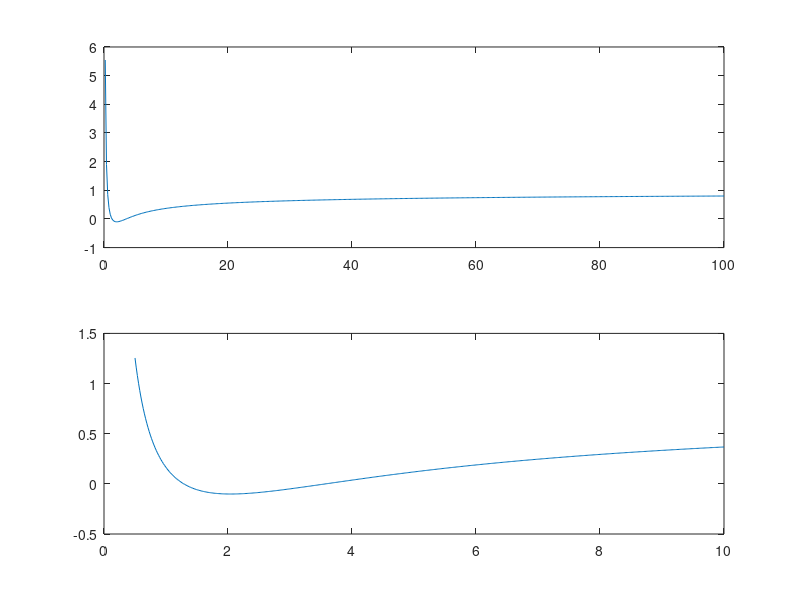

Recreate this plot in MATLAB. (Note: this script raises an error after producing the figure.)
%% main.m

%% Definitions
func = @(x) 2./(exp(x) - 1) - 2./sqrt(x) + 1;
dfunc = @(x) 1./x.^(3/2) - 2*exp(x)./(exp(x) - 1).^2;

%% Part (a)
a = func([0.5, 1.7, 2.1, 4.5])

%% Part (b)
b = dfunc([0.5, 1.7, 2.1, 4.5])

%% Part (c)
subplot(2, 1, 1)
xs = linspace(0, 100, 500);
plot(xs, func(xs))

subplot(2, 1, 2)
xs = linspace(1/2, 10, 500);
plot(xs, func(xs))

%% Part (d)
tol = 1e-6;
for i=1:10
	str = sprintf('Init. val: %d', i);
	disp(str)
	disp(newton(func, dfunc, i, tol));
end
